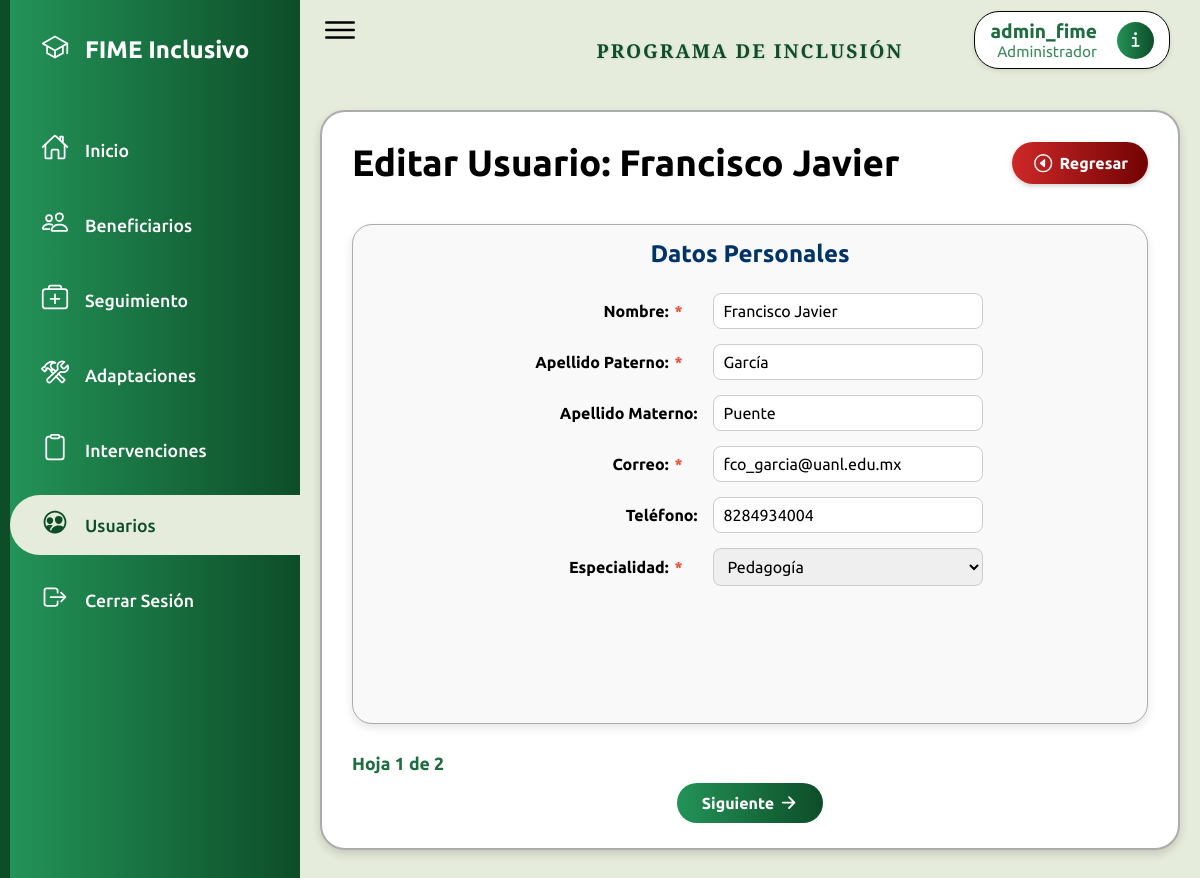
The page /modules/usuarios/editar_usuarios.php?id=5 (signed in) on the database its author committed.
### tables this page shows
CREATE TABLE `usuarios_login` (
  `id` int(11) NOT NULL,
  `usuario` varchar(100) NOT NULL,
  `contrasena` varchar(255) NOT NULL,
  `rol` enum('Administrador','Profesional','Academico') NOT NULL,
  `estado` enum('Activo','Inactivo') NOT NULL DEFAULT 'Activo'
);

CREATE TABLE `profesionales` (
  `id_profesional` int(11) NOT NULL,
  `nombre` varchar(100) NOT NULL,
  `apellido_paterno` varchar(100) NOT NULL,
  `apellido_materno` varchar(100) DEFAULT NULL,
  `correo_institucional` varchar(100) NOT NULL,
  `telefono` varchar(15) DEFAULT NULL,
  `especialidad` varchar(100) DEFAULT NULL,
  `estado` enum('Activo','Inactivo') DEFAULT 'Activo',
  `usuario` varchar(50) NOT NULL,
  `contrasena` varchar(255) NOT NULL,
  `permiso_beneficiario` tinyint(1) DEFAULT 0,
  `permiso_diagnostico` tinyint(1) DEFAULT 0,
  `permiso_adaptacion` tinyint(1) DEFAULT 0,
  `permiso_intervencion` tinyint(1) DEFAULT 0
);

### modules/usuarios/editar_usuarios.php (the view, shortened to what this page needs)
<?php
$user = $_SESSION['usuarioingresando'];
include '../../config/db.php';
$usuario_data = null;
$profesional_data = null;
if (isset($_GET['id']) && is_numeric($_GET['id'])) {
    $usuario_id = intval($_GET['id']);
    $query = "SELECT * FROM usuarios_login WHERE id = ?";
    if ($stmt = mysqli_prepare($conex, $query)) {
        mysqli_stmt_bind_param($stmt, "i", $usuario_id);
        mysqli_stmt_execute($stmt);
        $result = mysqli_stmt_get_result($stmt);
        $usuario_data = mysqli_fetch_assoc($result);
    }
    if ($usuario_data) {
        $query_prof = "SELECT * FROM profesionales WHERE usuario = ?";
        if ($stmt_prof = mysqli_prepare($conex, $query_prof)) {
            mysqli_stmt_bind_param($stmt_prof, "s", $usuario_data['usuario']);
            mysqli_stmt_execute($stmt_prof);
            $result_prof = mysqli_stmt_get_result($stmt_prof);
            $profesional_data = mysqli_fetch_assoc($result_prof);
        }
    }
}
$titulo_seccion = "Editar Usuario";
?>
<!DOCTYPE html>
<html lang="es">
<head>
    <link rel="stylesheet" href="../../assets/css/sidebar.css">
    <link rel="stylesheet" href="https://cdnjs.cloudflare.com/ajax/libs/font-awesome/5.15.4/css/all.min.css">
</head>
<body>
    <?php
    $currentPage = basename($_SERVER['PHP_SELF']);
    ?>
    <div class="container">
        <div class="navigation">
            <ul>
                <li>
                    <a href="#">
                        <span class="icon">
                            <ion-icon name="school-outline"></ion-icon>
                        </span>
                        <span class="title">FIME Inclusivo</span>
                    </a>
                </li>
                <li class="<?php echo ($currentPage == 'dashboard.php') ? 'active' : ''; ?>">
                    <a href="../../modules/auth/dashboard.php" data-tooltip="Inicio">
                        <span class="icon"><ion-icon name="home-outline"></ion-icon></span>
                        <span class="title">Inicio</span>
                    </a>
                </li>
                <?php
                $beneficiariosPages = ['index_beneficiarios.php', 'crear_beneficiarios.php', 'editar_beneficiarios.php', 'ver_beneficiarios.php'];
                ?>
                <li class="<?php echo in_array($currentPage, $beneficiariosPages) ? 'active' : ''; ?>">
                    <a href="../../modules/beneficiarios/index_beneficiarios.php" data-tooltip="Beneficiarios">
                        <span class="icon"><ion-icon name="people-outline"></ion-icon></span>
                        <span class="title">Beneficiarios</span>
                    </a>
                </li>
                <?php
                $diagnosticosPages = ['index_diagnosticos.php', 'crear_diagnosticos.php', 'editar_diagnosticos.php', 'historico_diagnosticos.php', 'ver_diagnosticos.php'];
                ?>
                <li class="<?php echo in_array($currentPage, $diagnosticosPages) ? 'active' : ''; ?>">
                    <a href="../../modules/diagnosticos/index_diagnosticos.php" data-tooltip="Diagnósticos">
                        <span class="icon"><ion-icon name="medkit-outline"></ion-icon></span>
                        <span class="title">Seguimiento</span>
                    </a>
                </li>
                <?php
                $adaptacionesPages = ['index_adaptaciones.php', 'crear_adaptaciones.php', 'editar_adaptaciones.php', 'historico_adaptaciones.php', 'ver_adaptaciones.php'];
                ?>
                <li class="<?php echo in_array($currentPage, $adaptacionesPages) ? 'active' : ''; ?>">
                    <a href="../../modules/adaptaciones/index_adaptaciones.php" data-tooltip="Adaptaciones">
                        <span class="icon"><ion-icon name="construct-outline"></ion-icon></span>
                        <span class="title">Adaptaciones</span>
                    </a>
                </li>
                <?php
                $intervencionesPages = ['index_intervenciones.php', 'crear_intervenciones.php', 'editar_intervenciones.php', 'historico_intervenciones.php', 'ver_intervenciones.php'];
                ?>
                <li class="<?php echo in_array($currentPage, $intervencionesPages) ? 'active' : ''; ?>">
                    <a href="../../modules/intervenciones/index_intervenciones.php" data-tooltip="Intervenciones">
                        <span class="icon"><ion-icon name="clipboard-outline"></ion-icon></span>
                        <span class="title">Intervenciones</span>
                    </a>
                </li>
                <?php
                if (isset($_SESSION['rol']) && $_SESSION['rol'] === 'Administrador') {
                    $usuariosPages = ['index_usuarios.php', 'crear_usuarios.php', 'editar_usuarios.php', 'ver_usuarios.php'];
                ?>
                    <li class="<?php echo in_array($currentPage, $usuariosPages) ? 'active' : ''; ?>">
                        <a href="../../modules/usuarios/index_usuarios.php" data-tooltip="Usuarios">
                            <span class="icon"><ion-icon name="people-circle-outline"></ion-icon></span>
                            <span class="title">Usuarios</span>
                        </a>
                    </li>
                <?php
                }
                ?>
                <li>
                    <a href="#" onclick="showLogoutModal()" data-tooltip="Cerrar Sesión">
                        <span class="icon">
                            <ion-icon name="log-out-outline"></ion-icon>
                        </span>
                        <span class="title">Cerrar Sesión</span>
                    </a>
                </li>
            </ul>
        </div>
    </div>
    <div class="main">
        <div class="topbar">
            <div class="toggle"><ion-icon name="menu-outline"></ion-icon></div>
            <h2 class="page-title">PROGRAMA DE INCLUSIÓN</h2>
            <div class="user-box">
                <div class="user-info">
                    <div class="user-name"><?php echo htmlspecialchars($user); ?></div>
                    <div class="user-role"><?php echo htmlspecialchars($_SESSION['rol']); ?></div>
                </div>
                <button class="info-btn" onclick="mostrarInfo()">
                    <ion-icon name="information-outline"></ion-icon>
                </button>
            </div>
        </div>
        <div class="diagnosticos-container" style="min-height: 85vh;">
            <div class="header-section">
                <h2 class="section-title"><?php echo $titulo_seccion . ': ' . htmlspecialchars($usuario_data['usuario']); ?></h2>
                <a href="index_usuarios.php" class="btn-regresar">
                    <ion-icon name="caret-back-circle-outline"></ion-icon> Regresar
                </a>
            </div>
            <div class="form-pagination-container" style="min-height: 500px;">
                <form id="usuarioForm" action="actualizar_usuario.php" method="POST" onsubmit="return false;">
                    <div class="form-page is-active" data-page="1">
                        <h3>Datos Personales</h3>
                        <label><span>Nombre: <span class="required-asterisk">*</span></span><input type="text" name="nombre" value="<?php echo htmlspecialchars($profesional_data['nombre'] ?? ''); ?>" pattern="[A-Za-zÁÉÍÓÚáéíóúÑñ\s]+" title="Solo se permiten letras y espacios." maxlength="100" required></label>
                        <label><span>Apellido Paterno: <span class="required-asterisk">*</span></span><input type="text" name="apellido_paterno" value="<?php echo htmlspecialchars($profesional_data['apellido_paterno'] ?? ''); ?>" pattern="[A-Za-zÁÉÍÓÚáéíóúÑñ\s]+" title="Solo se permiten letras y espacios." maxlength="100" required></label>
                        <label><span>Apellido Materno:</span><input type="text" name="apellido_materno" value="<?php echo htmlspecialchars($profesional_data['apellido_materno'] ?? ''); ?>" pattern="[A-Za-zÁÉÍÓÚáéíóúÑñ\s]+" title="Solo se permiten letras y espacios." maxlength="100"></label>
                        <label><span>Correo: <span class="required-asterisk">*</span></span><input type="email" name="correo_institucional" value="<?php echo htmlspecialchars($profesional_data['correo_institucional'] ?? ''); ?>" required title="Ingresa un correo electrónico válido."></label>
                        <label><span>Teléfono:</span><input type="tel" name="telefono" value="<?php echo htmlspecialchars($profesional_data['telefono'] ?? ''); ?>" minlength="10" maxlength="10" pattern="[0-9]{10}" title="El teléfono debe tener exactamente 10 dígitos." placeholder="10 dígitos" oninput="this.value = this.value.replace(/[^0-9]/g, '')"></label>
                        <label><span>Especialidad: <span class="required-asterisk">*</span></span>
                            <select name="especialidad" required>
                                <option value="Pedagogía" <?php echo ($profesional_data['especialidad'] ?? '') == 'Pedagogía' ? 'selected' : ''; ?>>Pedagogía</option>
                            </select>
                        </label>
                    </div>
                </form>
            </div>
            <div class="pagination-info">
                Hoja <span id="currentPageNumber">1</span> de 2
            </div>
            <div class="pagination-buttons">
                <button type="button" class="btn-pagination btn-next" id="nextBtn">
                    Siguiente <ion-icon name="arrow-forward-outline"></ion-icon>
                </button>
            </div>
        </div>
    </div>
</body>
</html>

### modules/usuarios/editar_usuarios.php (style rules this page uses)
.diagnosticos-container { margin: 30px auto; margin-top: 50px; margin-left: 170px; margin-right: 10px; margin-bottom: 90px; padding: 30px; border: 1px solid #000; background: white; border: 2px solid #adabab; border-radius: 25px; box-shadow: 0 4px 10px rgba(0, 0, 0, 0.15); width: calc(95% - 200px); min-height: 95px; height: 740px; display: flex; flex-direction: column; }
@media (max-width: 1200px) { .page-title { font-size: 1.2em !important; } }
@media (max-width: 1200px) { .diagnosticos-container { margin-left: 20px !important; margin-right: 20px !important; width: calc(100% - 40px) !important; } }

### rows shown on the page
usuarios_login: usuario "Francisco Javier"
profesionales: nombre "Francisco Javier", apellido_paterno "García", apellido_materno "Puente", correo_institucional "fco_garcia@uanl.edu.mx", telefono "8284934004", especialidad "Pedagogía"

### other values the page prints
$user "admin_fime"
$_SESSION['rol'] "Administrador"
$titulo_seccion "Editar Usuario"
